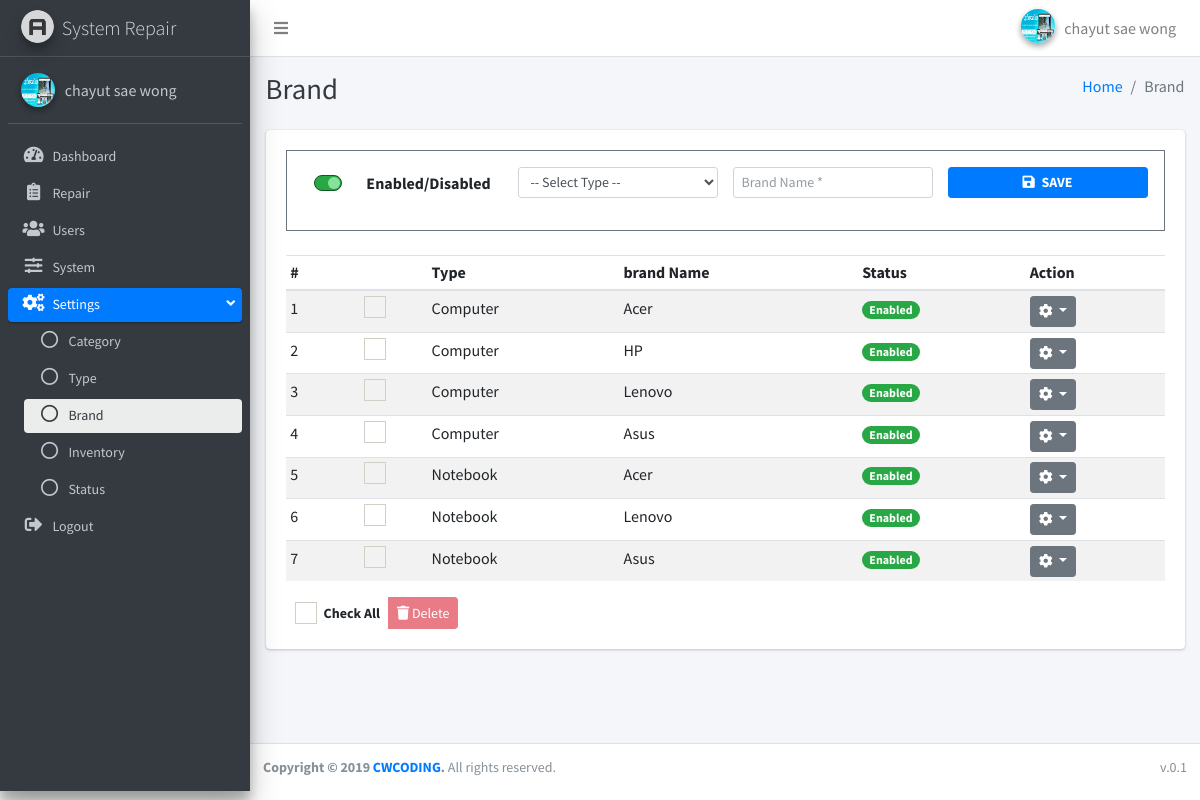
The page /index.php?page=brand (signed in) on the database its author committed.
### tables this page shows
CREATE TABLE `system` (
  `id` int(11) NOT NULL,
  `title` varchar(100) NOT NULL,
  `name` varchar(100) NOT NULL,
  `updated_at` timestamp NOT NULL DEFAULT current_timestamp() ON UPDATE current_timestamp(),
  `created_at` timestamp NOT NULL DEFAULT current_timestamp()
);

CREATE TABLE `brand` (
  `id` int(11) NOT NULL,
  `type` int(11) NOT NULL,
  `name` varchar(100) NOT NULL,
  `status` enum('Y','N') NOT NULL
);

### db_function/function.php (called while the page is built, shortened)
<?php
function fetch_all($fields, $table, $conditions = NULL , $req = NULL){
    global $conn;
    try{
        $stmt = $conn->prepare("SELECT $fields FROM `$table` $conditions ");
        if(!empty($req)){
            foreach($req as $key => $v){
                $stmt->bindParam(":".$key,$v);
            }
        }
        $result = $stmt->execute();
        $data = array();
        while($row = $stmt->fetch(PDO::FETCH_ASSOC)){
          $data[] = $row;
        }
    }catch(PDOException $e){
        echo "Error: " . $e->getMessage();
        die();
    }
    return $data;
}
?>

### apps/brand/index.php (the view, shortened to what this page needs)
<?php
  $fields = "*";
  $table = "brand";
  $brand = fetch_all($fields, $table);
  $fields = "*";
  $table = "type";
  $value = "";
  $types = fetch_all($fields, $table, $value);
  $type_txt = array();
  foreach($types as $type){
    $type_txt[$type["id"]] = $type["name"];
  }
?>
<div class="content-wrapper">
  <div class="content-header">
    <div class="container-fluid">
      <div class="row mb-2">
        <div class="col-sm-6">
          <h1 class="m-0 text-dark">Brand</h1>
        </div>
        <div class="col-sm-6">
          <ol class="breadcrumb float-sm-right">
            <li class="breadcrumb-item"><a href="./">Home</a></li>
            <li class="breadcrumb-item active">Brand</li>
          </ol>
        </div>
      </div>
    </div>
  </div>
  <div class="content">
    <div class="container-fluid">
      <div class="row">
        <div class="col-lg-12">
          <div class="card">
            <div class="card-body">
            <div class="border border-secondary p-3 mb-4 ">
              <form id="forminfo" action="apps/brand/do_brand.php?action=save_brand" method="POST">
                <div class="row d-flex justify-content-center">
                  <div class="col-md-3 text-left text-md-center mt-0 mt-md-1">
                  <div class="form-group">
                    <div class="custom-control custom-switch custom-switch-on-success">
                      <label class="custom-control-label" for="status">Enabled/Disabled</label>
                    </div>
                  </div>
                  </div>
                  <div class="col-md-3">
                    <div class="form-group">
                      <select name="type" id="type" class="form-control form-control-sm" required>
                      <option value="">-- Select Type --</option>
                      </select>
                    </div>
                  </div>
                  <div class="col-md-3">
                    <div class="form-group">
                      <input type="text" name="brand_name" id="brand_name" class="form-control form-control-sm" placeholder="Brand Name *">
                    </div>
                  </div>
                  <div class="col-md-3">
                    <div class="form-group">
                      <button type="submit" class="btn btn-primary btn-block btn-sm font-weight-bold"><i class="fas fa-save mr-1"></i> SAVE</button>
                    </div>
                  </div>
                </div>
            </form>
            </div>
              <form action="apps/brand/do_brand.php?action=delete_all" id="frm" method="POST">
                <div class="table-responsive">
                  <table class="table table-striped table-hover table-sm">
                    <thead>
                      <tr>
                        <th>#</th>
                        <th></th>
                        <th>Type</th>
                        <th>brand Name</th>
                        <th>Status</th>
                        <th>Action</th>
                      </tr>
                    </thead>
                    <tbody>
                      <?php
                $i = 1;
                  foreach($brand as $value){
                    if($value["status"] == "Y"){
                      $status = "Enabled";
                      $bg = "success";
                    }else{
                      $status = "Disabled";
                      $bg = "danger";
                    }
                ?>
                      <tr>
                        <td><?php echo $i++;?></td>
                        <td class="text-center">
                          <div class="icheck-primary d-inline">
                            <label for="checK_<?php echo $i;?>">
                            </label>
                          </div>
                        </td>
                        <td><?php echo $type_txt[$value["type"]];?></td>
                        <td><?php echo $value["name"];?></td>
                        <td><span class="badge badge-<?php echo $bg;?> badge-pill"><?php echo $status;?></span></td>
                        <td>
                          <div class="dropdown">
                            <button class="btn btn-secondary btn-sm dropdown-toggle" type="button"
                              id="dropdownMenuButton" data-toggle="dropdown" aria-haspopup="true" aria-expanded="false">
                              <i class="fas fa-cog"></i>
                            </button>
                          </div>
                        </td>
                      </tr>
                    <?php } ?>
                    </tbody>
                  </table>
                </div>
                <div class="row">
                  <div class="col-md-12">
                    <div class="btn-group">
                      <button type="button" class="btn-sm btn">
                        <div class="icheck-primary d-inline">
                          <label for="checkall">Check All
                          </label>
                        </div>
                      </button>
                      <button type="button" class="btn-sm btn btn-danger btn-delete-all" disabled data-toggle="modal"
                        data-target="#modalDeleteAll"><i class="fas fa-trash"></i>
                        Delete</button>
                    </div>
                  </div>
                </div>
            </div>
          </div>
        </div>
      </div>
    </div>
  </div>
</div>

### index.php (shortened to what this page needs)
<?php
require_once(realpath(dirname(__FILE__) ."/db_function/connection.php"));
require_once(realpath(dirname(__FILE__) ."/db_function/function.php"));
require_once("route.php");
if(empty($_GET["page"])){
  $page = "dashboard";
}else{
  $page = $_GET["page"];
}
$fields = "*";
$table = "system";
$req = array(
  "system_id" => 1
);
$value = " WHERE `id` = :system_id ";
$system = fetch_all($fields,$table,$value,$req);
if(!empty($system)){
  $system = $system[0];
}else{
  header("location:./");
  exit();
}
?>
<!DOCTYPE html>
<html lang="en">
<head>
  <link rel="stylesheet" href="https://code.ionicframework.com/ionicons/2.0.1/css/ionicons.min.css">
  <link rel="stylesheet" href="plugins/icheck-bootstrap/icheck-bootstrap.min.css">
  <link rel="stylesheet" href="plugins/fontawesome-free/css/all.min.css">
  <link rel="stylesheet" href="dist/css/adminlte.min.css">
   <link rel="stylesheet" href="plugins/sweetalert2-theme-bootstrap-4/bootstrap-4.min.css">
  <link rel="stylesheet" href="plugins/toastr/toastr.min.css">
  <link rel="stylesheet" href="plugins/datatables-bs4/css/dataTables.bootstrap4.css">
  <link rel="stylesheet" href="plugins/summernote/summernote-bs4.css">
</head>
<body class="hold-transition sidebar-mini">
  <div class="wrapper">
    <?php include("include/navbar.php");?>
   <?php include("include/sidebar.php");?>
    <?php include($app_route[$page]);?>
    <?php include("include/footer.php");?>
  </div>
</body>
</html>

### include/navbar.php (shortened to what this page needs)
<nav class="main-header navbar navbar-expand navbar-white navbar-light">
  <ul class="navbar-nav">
    <li class="nav-item">
      <a class="nav-link" data-widget="pushmenu" href="#"><i class="fas fa-bars"></i></a>
    </li>
  </ul>
  <ul class="navbar-nav ml-auto">
    <li class="nav-item dropdown user-menu">
      <a class="nav-link" data-toggle="dropdown" href="#">
      <?php if(!empty($_SESSION["PROFILE"])){ ?>
        <?php if(file_exists("uploads/users/".$_SESSION["PROFILE"])){ ?>
          <img src="uploads/users/<?php echo $_SESSION["PROFILE"];?>" class="user-image img-circle elevation-2" alt="Profile-img">
        <?php }else{ ?>
          <img src="dist/img/avatar04.png" class="user-image img-circle elevation-2" alt="Profile-img">
        <?php } ?>
      <?php }else{ ?>
          <img src="dist/img/avatar04.png" class="user-image img-circle elevation-2" alt="Profile-img">
      <?php } ?>
      <span class="d-none d-md-inline"><?php echo $_SESSION["FIRST_NAME"] ." ". $_SESSION["LAST_NAME"];?></span>
      </a>
    </li>
  </ul>
</nav>

### include/sidebar.php
<?php
$arr_users = array("users","users/add","users/edit");
$arr_repair = array("repair","repair/add","repair/edit");
$arr_dashboard = array("dashboard");
$arr_system = array("system");
$arr_settings = array("category","type","brand","inventory", "inventory/add","inventory/edit","status");
$arr_category = array("category");
$arr_type = array("type");
$arr_status = array("status");
$arr_brand = array("brand");
$arr_inventory = array("inventory","inventory/add","inventory/edit");
?>
<aside class="main-sidebar sidebar-dark-primary elevation-4">
  <a href="./" class="brand-link">
    <img src="dist/img/AdminLTELogo.png" alt="AdminLTE Logo" class="brand-image img-circle elevation-3"
      style="opacity: .8">
    <span class="brand-text font-weight-light"><?php echo $system["name"];?></span>
  </a>
  <div class="sidebar os-host os-theme-light os-host-overflow os-host-overflow-y os-host-resize-disabled os-host-scrollbar-horizontal-hidden os-host-transition">
    <div class="user-panel mt-3 pb-3 mb-3 d-flex">
      <div class="image">
        <?php if(!empty($_SESSION["PROFILE"])){ ?>
        <?php if(file_exists("uploads/users/".$_SESSION["PROFILE"])){ ?>
        <img src="uploads/users/<?php echo $_SESSION["PROFILE"];?>" class="img-circle elevation-2" alt="Profile-img"
          style="max-width:34px; max-height:34px; min-width:34px; min-height:34px;">
        <?php }else{ ?>
        <img src="dist/img/avatar04.png" class="img-circle elevation-2" alt="User Image">
        <?php } ?>
        <?php }else{ ?>
        <img src="dist/img/avatar04.png" class="img-circle elevation-2" alt="User Image">
        <?php } ?>
      </div>
      <div class="info">
        <a href="?page=profile" class="d-block"><?php echo $_SESSION["FIRST_NAME"] ." ". $_SESSION["LAST_NAME"];?></a>
      </div>
    </div>
    <nav class="mt-2">
      <ul class="nav nav-pills nav-sidebar flex-column nav-compact nav-child-indent text-sm" data-widget="treeview" role="menu" data-accordion="false">
        <li class="nav-item">
          <a href="?page=dashboard" class="nav-link <?php if(in_array($page, $arr_dashboard)){echo "active"; }?>">
            <i class="nav-icon fas fa-tachometer-alt"></i>
            <p>
              Dashboard
            </p>
          </a>
        </li>
        <li class="nav-item">
          <a href="?page=repair" class="nav-link <?php if(in_array($page, $arr_repair)){echo "active"; }?>">
            <i class="nav-icon fas fa-clipboard-list"></i>
            <p>
              Repair
            </p>
          </a>
        </li>
        <li class="nav-item">
          <a href="?page=users" class="nav-link <?php if(in_array($page, $arr_users)){echo "active"; }?>">
            <i class="nav-icon fas fa-users"></i>
            <p>
              Users
            </p>
          </a>
        </li>
        <li class="nav-item">
          <a href="?page=system" class="nav-link <?php if(in_array($page, $arr_system)){echo "active"; }?>">
            <i class="nav-icon fas fa-sliders-h"></i>
            <p>
              System
            </p>
          </a>
        </li>
        <li class="nav-item has-treeview <?php if(in_array($page, $arr_settings)){echo "menu-open"; }?>">
          <a href="#" class="nav-link <?php if(in_array($page, $arr_settings)){echo "active"; }?>">
            <i class="nav-icon fas fa-cogs"></i>
            <p>
              Settings
              <i class="right fas fa-angle-left"></i>
            </p>
          </a>
          <ul class="nav nav-treeview">
            <li class="nav-item">
              <a href="?page=category" class="nav-link <?php if(in_array($page, $arr_category)){echo "active"; }?>">
                <i class="far fa-circle nav-icon"></i>
                <p>Category</p>
              </a>
            </li>
            <li class="nav-item">
              <a href="?page=type" class="nav-link <?php if(in_array($page, $arr_type)){echo "active"; }?>">
                <i class="far fa-circle nav-icon"></i>
                <p>Type</p>
              </a>
            </li>
            <li class="nav-item">
              <a href="?page=brand" class="nav-link <?php if(in_array($page, $arr_brand)){echo "active"; }?>">
                <i class="far fa-circle nav-icon"></i>
                <p>Brand</p>
              </a>
            </li>
            <li class="nav-item">
              <a href="?page=inventory" class="nav-link <?php if(in_array($page, $arr_inventory)){echo "active"; }?>">
                <i class="far fa-circle nav-icon"></i>
                <p>Inventory</p>
              </a>
            </li>
            <li class="nav-item">
              <a href="?page=status" class="nav-link <?php if(in_array($page, $arr_status)){echo "active"; }?>">
                <i class="far fa-circle nav-icon"></i>
                <p>Status</p>
              </a>
            </li>
          </ul>
        </li>
        <li class="nav-item">
          <a href="javascript:void(0);" class="nav-link" data-toggle="modal" data-target="#logoutModal">
            <i class="nav-icon fas fa-sign-out-alt"></i>
            <p>
              Logout
            </p>
          </a>
        </li>
      </ul>
    </nav>
  </div>
</aside>

### include/footer.php
<footer class="main-footer text-sm">
  <div class="float-right d-none d-sm-inline">
    v.0.1
  </div>
  <strong>Copyright &copy; 2019 <a href="https://www.facebook.com/CWCODING/">CWCODING</a>.</strong> All rights reserved.
</footer>

### rows shown on the page
system: name "System Repair"
brand: type "Computer", name "Acer", status "Enabled"
brand: type "Computer", name "HP", status "Enabled"
brand: type "Computer", name "Lenovo", status "Enabled"
brand: type "Computer", name "Asus", status "Enabled"
brand: type "Notebook", name "Acer", status "Enabled"
brand: type "Notebook", name "Lenovo", status "Enabled"
brand: type "Notebook", name "Asus", status "Enabled"

### other values the page prints
$_SESSION["FIRST_NAME"] "chayut"
$_SESSION["LAST_NAME"] "sae wong"
